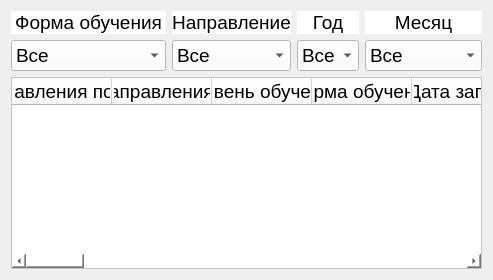
          <widget class="QWidget" name="master_course">
           <attribute name="title">
            <string>Магистратура</string>
           </attribute>
           <layout class="QGridLayout" name="gridLayout_6">
            <item row="0" column="0">
             <layout class="QGridLayout" name="grid_layout_m">
              <item row="0" column="0">
               <widget class="QLabel" name="foe_label_m">
                <property name="maximumSize">
                 <size>
                  <width>16777215</width>
                  <height>28</height>
                 </size>
                </property>
                <property name="font">
                 <font>
                  <pointsize>14</pointsize>
                 </font>
                </property>
                <property name="focusPolicy">
                 <enum>Qt::NoFocus</enum>
                </property>
                <property name="styleSheet">
                 <string notr="true">background-color: rgb(255, 255, 255);</string>
                </property>
                <property name="text">
                 <string>Форма обучения</string>
                </property>
                <property name="alignment">
                 <set>Qt::AlignCenter</set>
                </property>
               </widget>
              </item>
              <item row="1" column="0">
               <widget class="QComboBox" name="foe_combo_box_m">
                <property name="font">
                 <font>
                  <pointsize>14</pointsize>
                 </font>
                </property>
                <property name="styleSheet">
                 <string notr="true">background-color: rgb(255, 255, 255);</string>
                </property>
                <item>
                 <property name="text">
                  <string>Все</string>
                 </property>
                </item>
                <item>
                 <property name="text">
                  <string>Очная</string>
                 </property>
                </item>
                <item>
                 <property name="text">
                  <string>Очно-заочная</string>
                 </property>
                </item>
                <item>
                 <property name="text">
                  <string>Заочная</string>
                 </property>
                </item>
               </widget>
              </item>
              <item row="0" column="1">
               <widget class="QLabel" name="direction_label_m">
                <property name="maximumSize">
                 <size>
                  <width>16777215</width>
                  <height>28</height>
                 </size>
                </property>
                <property name="font">
                 <font>
                  <pointsize>14</pointsize>
                 </font>
                </property>
                <property name="focusPolicy">
                 <enum>Qt::NoFocus</enum>
                </property>
                <property name="styleSheet">
                 <string notr="true">background-color: rgb(255, 255, 255);</string>
                </property>
                <property name="text">
                 <string>Направление</string>
                </property>
                <property name="alignment">
                 <set>Qt::AlignCenter</set>
                </property>
               </widget>
              </item>
              <item row="1" column="2">
               <widget class="QComboBox" name="year_combo_box_m">
                <property name="font">
                 <font>
                  <pointsize>14</pointsize>
                 </font>
                </property>
                <property name="styleSheet">
                 <string notr="true">background-color: rgb(255, 255, 255);</string>
                </property>
                <item>
                 <property name="text">
                  <string>Все</string>
                 </property>
                </item>
               </widget>
              </item>
              <item row="0" column="2">
               <widget class="QLabel" name="year_label_m">
                <property name="maximumSize">
                 <size>
                  <width>16777215</width>
                  <height>28</height>
                 </size>
                </property>
                <property name="font">
                 <font>
                  <pointsize>14</pointsize>
                 </font>
                </property>
                <property name="focusPolicy">
                 <enum>Qt::NoFocus</enum>
                </property>
                <property name="styleSheet">
                 <string notr="true">background-color: rgb(255, 255, 255);</string>
                </property>
                <property name="frameShape">
                 <enum>QFrame::NoFrame</enum>
                </property>
                <property name="text">
                 <string>Год</string>
                </property>
                <property name="alignment">
                 <set>Qt::AlignCenter</set>
                </property>
               </widget>
              </item>
              <item row="1" column="3">
               <widget class="QComboBox" name="month_combo_box_m">
                <property name="font">
                 <font>
                  <pointsize>14</pointsize>
                 </font>
                </property>
                <property name="styleSheet">
                 <string notr="true">background-color: rgb(255, 255, 255);</string>
                </property>
                <item>
                 <property name="text">
                  <string>Все</string>
                 </property>
                </item>
                <item>
                 <property name="text">
                  <string>Январь</string>
                 </property>
                </item>
                <item>
                 <property name="text">
                  <string>Февраль</string>
                 </property>
                </item>
                <item>
                 <property name="text">
                  <string>Март</string>
                 </property>
                </item>
                <item>
                 <property name="text">
                  <string>Апрель</string>
                 </property>
                </item>
                <item>
                 <property name="text">
                  <string>Май</string>
                 </property>
                </item>
                <item>
                 <property name="text">
                  <string>Июнь</string>
                 </property>
                </item>
                <item>
                 <property name="text">
                  <string>Июль</string>
                 </property>
                </item>
                <item>
                 <property name="text">
                  <string>Август</string>
                 </property>
                </item>
                <item>
                 <property name="text">
                  <string>Сентябрь</string>
                 </property>
                </item>
                <item>
                 <property name="text">
                  <string>Октябрь</string>
                 </property>
                </item>
                <item>
                 <property name="text">
                  <string>Ноябрь</string>
                 </property>
                </item>
                <item>
                 <property name="text">
                  <string>Декабрь</string>
                 </property>
                </item>
               </widget>
              </item>
              <item row="1" column="1">
               <widget class="QComboBox" name="direction_combo_box_m">
                <property name="font">
                 <font>
                  <pointsize>14</pointsize>
                 </font>
                </property>
                <property name="styleSheet">
                 <string notr="true">background-color: rgb(255, 255, 255);</string>
                </property>
                <item>
                 <property name="text">
                  <string>Все</string>
                 </property>
                </item>
               </widget>
              </item>
              <item row="0" column="3">
               <widget class="QLabel" name="month_label_m">
                <property name="maximumSize">
                 <size>
                  <width>16777215</width>
                  <height>28</height>
                 </size>
                </property>
                <property name="font">
                 <font>
                  <pointsize>14</pointsize>
                 </font>
                </property>
                <property name="focusPolicy">
                 <enum>Qt::NoFocus</enum>
                </property>
                <property name="styleSheet">
                 <string notr="true">background-color: rgb(255, 255, 255);</string>
                </property>
                <property name="text">
                 <string>Месяц</string>
                </property>
                <property name="alignment">
                 <set>Qt::AlignCenter</set>
                </property>
               </widget>
              </item>
             </layout>
            </item>
            <item row="1" column="0">
             <widget class="QTableWidget" name="table_widget_m">
              <property name="font">
               <font>
                <pointsize>14</pointsize>
               </font>
              </property>
              <property name="styleSheet">
               <string notr="true">background-color: rgb(255, 255, 255);</string>
              </property>
              <property name="rowCount">
               <number>0</number>
              </property>
              <property name="columnCount">
               <number>30</number>
              </property>
              <column>
               <property name="text">
                <string>Код направления подготовки</string>
               </property>
              </column>
              <column>
               <property name="text">
                <string>Названия направления подготовки</string>
               </property>
              </column>
              <column>
               <property name="text">
                <string>Уровень обучения</string>
               </property>
              </column>
              <column>
               <property name="text">
                <string>Форма обучения</string>
               </property>
              </column>
              <column>
               <property name="text">
                <string>Дата записи</string>
               </property>
              </column>
              <column>
               <property name="text">
                <string>Курс</string>
               </property>
              </column>
              <column>
               <property name="text">
                <string>Всего зачислено</string>
               </property>
              </column>
              <column>
               <property name="text">
                <string>Из них лица с ОВЗ, инвалиды, дети-инвалиды (всего зачислено)</string>
               </property>
              </column>
              <column>
               <property name="text">
                <string>Из них на места в рамках квоты целевого приема (всего зачислено)</string>
               </property>
              </column>
              <column>
               <property name="text">
                <string>Из них иностранные граждане (всего зачислено)</string>
               </property>
              </column>
              <column>
               <property name="text">
                <string>Всего отчислено</string>
               </property>
              </column>
              <column>
               <property name="text">
                <string>Из них лица с ОВЗ, инвалиды, дети-инвалиды (всего отчислено)</string>
               </property>
              </column>
              <column>
               <property name="text">
                <string>Из них на места в рамках квоты целевого приема (всего отчислено)</string>
               </property>
              </column>
              <column>
               <property name="text">
                <string>Из них иностранные граждане (всего отчислено)</string>
               </property>
              </column>
              <column>
               <property name="text">
                <string>Зачислено за счет бюджетных ассигнований бюджета субъекта РФ</string>
               </property>
              </column>
              <column>
               <property name="text">
                <string>Из них лица с ОВЗ, инвалиды, дети-инвалиды (зачислено бюджет)</string>
               </property>
              </column>
              <column>
               <property name="text">
                <string>Из них на места в рамках квоты целевого приема (зачислено бюджет)</string>
               </property>
              </column>
              <column>
               <property name="text">
                <string>Из них иностранные граждане (зачислено бюджет)</string>
               </property>
              </column>
              <column>
               <property name="text">
                <string>Зачислено по договорам об оказании платных образовательных услуг</string>
               </property>
              </column>
              <column>
               <property name="text">
                <string>Из них лица с ОВЗ, инвалиды, дети-инвалиды (зачислено платное)</string>
               </property>
              </column>
              <column>
               <property name="text">
                <string>Из них на места в рамках квоты целевого приема (зачислено платное)</string>
               </property>
              </column>
              <column>
               <property name="text">
                <string>Из них иностранные граждане (зачислено платное)</string>
               </property>
              </column>
              <column>
               <property name="text">
                <string>Отчислено за счет бюджетных ассигнований бюджета субъекта РФ</string>
               </property>
              </column>
              <column>
               <property name="text">
                <string>Из них лица с ОВЗ, инвалиды, дети-инвалиды (отчислено бюджет)</string>
               </property>
              </column>
              <column>
               <property name="text">
                <string>Из них на места в рамках квоты целевого приема (отчислено бюджет)</string>
               </property>
              </column>
              <column>
               <property name="text">
                <string>Из них иностранные граждане (отчислено бюджет)</string>
               </property>
              </column>
              <column>
               <property name="text">
                <string>Отчислено по договорам об оказании платных образовательных услуг</string>
               </property>
              </column>
              <column>
               <property name="text">
                <string>Из них лица с ОВЗ, инвалиды, дети-инвалиды (отчислено платное)</string>
               </property>
              </column>
              <column>
               <property name="text">
                <string>Из них на места в рамках квоты целевого приема (отчислено платное)</string>
               </property>
              </column>
              <column>
               <property name="text">
                <string>Из них иностранные граждане (отчислено платное)</string>
               </property>
              </column>
             </widget>
            </item>
           </layout>
          </widget>
